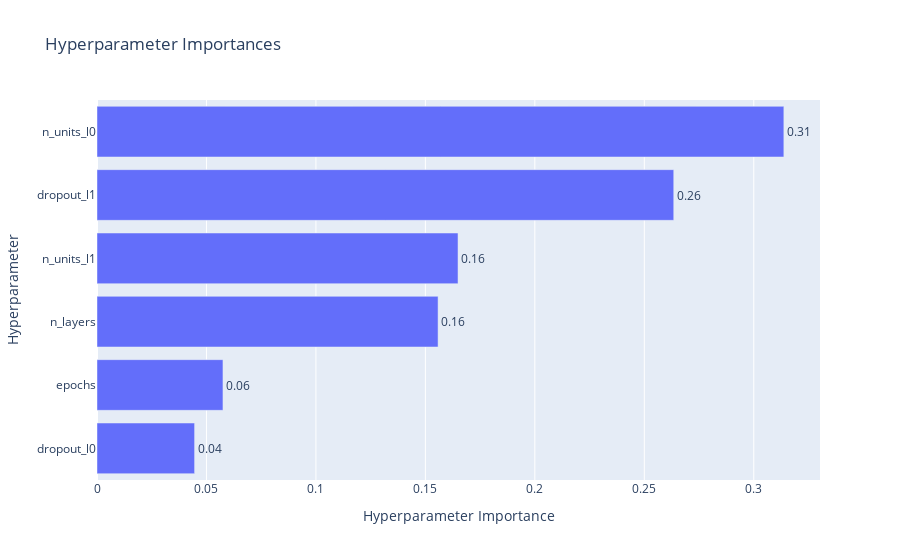

Source (notebook cell):
### Code cell
optuna.visualization.plot_param_importances(study).show()

### Figure 1 — Plotly figure (JSON) as saved in the notebook; plotly's stock layout.template omitted (floating-point values rounded to 4 significant figures)
{"data": [{"cliponaxis": false, "hovertemplate": ["dropout_l0 (CategoricalDistribution): 0.044576341670703144<extra></extra>", "epochs (IntDistribution): 0.05753408639525244<extra></extra>", "n_layers (IntDistribution): 0.1557953323843213<extra></extra>", "n_units_l1 (CategoricalDistribution): 0.16490627231500365<extra></extra>", "dropout_l1 (CategoricalDistribution): 0.2634466864100137<extra></extra>", "n_units_l0 (CategoricalDistribution): 0.3137412808247059<extra></extra>"], "name": "Objective Value", "orientation": "h", "text": ["0.04", "0.06", "0.16", "0.16", "0.26", "0.31"], "textposition": "outside", "type": "bar", "x": [0.04458, 0.05753, 0.1558, 0.1649, 0.2634, 0.3137], "y": ["dropout_l0", "epochs", "n_layers", "n_units_l1", "dropout_l1", "n_units_l0"]}], "layout": {"title": {"text": "Hyperparameter Importances"}, "xaxis": {"title": {"text": "Hyperparameter Importance"}}, "yaxis": {"title": {"text": "Hyperparameter"}}}}
